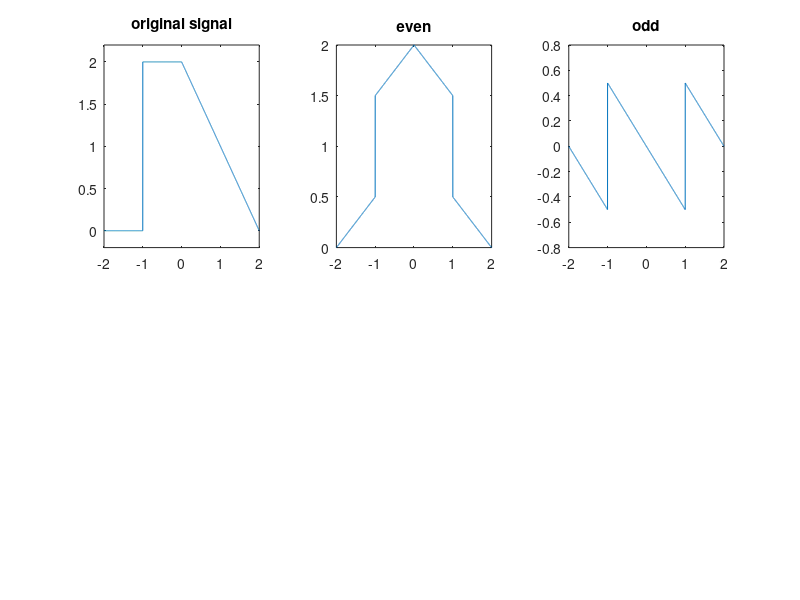

This figure's MATLAB source:
t=-2:0.001:2;
x=[zeros(1,1000),2*ones(1,1000),-t(2001:end)+2]
subplot(2,3,1);
plot(t,x)
ylim([-0.2,2.2]);
title('original signal')

energy=sum(x.^2)*0.001;
power=energy/(max(t)-min(t));
x_r=[];
for i=length(t):-1:1
    x_r(length(t)-i+1)=x(i);
end
x_ev=(x+x_r)/2;
x_odd=(x-x_r)/2;

subplot(2,3,2);
plot(t,x_ev)
title('even')

subplot(2,3,3);
plot(t,x_odd)
title('odd')
